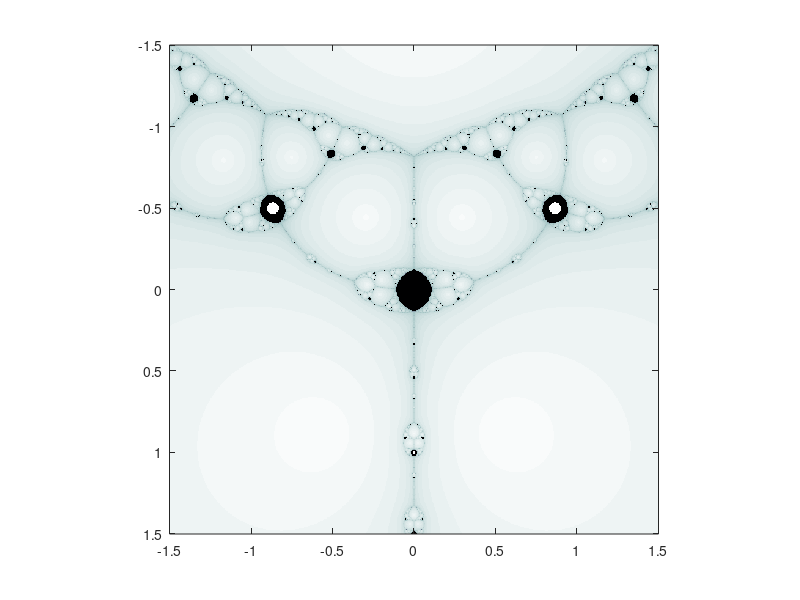

Write MATLAB code to recreate this figure.
%newton fractal
%This script may take time to complete depending on the number
%of iteratons and size of image
%the fractal (z^3 - 2*z + 2)
x = linspace(-1.5,1.5,800);
y = linspace(-1.5,1.5,800);
c = zeros(length(y),length(x));
iters = 64;
len_x = length(x);
len_y = length(y);

for n=1:len_x
    c(n,:) = y(n)+i*x(:);
end

h_msg   = msgbox(' Please Wait ',' ');
zvalues = zeros(len_x,len_y);
z   = 0+i*0;
rough = 0;
rough1 = 0;

m  =  1;
n  =  len_x*len_y;
tic
for m=1:len_x*len_y
    
    k = 0;
    z = c(m);
    rough1 = 0.06;
    rough  = 0;
    while ((k <= iters)&&(abs(rough1)>0.05))
        z = z-(z*z*z - 2*z + 2)/(3*z*z - 2);
        
        rough1 = z - rough;
        rough  = z;
        k  = k+1;
    end
    zvalues(m) = k;
    
end
close(h_msg);
%you can also try any one of these colormaps
%cmap = flipud(colormap(hsv));
%cmap = flipud(colormap(copper));
%cmap = flipud(colormap(hot));
%cmap = flipud(colormap(gray));
%cmap = flipud(colormap(jet));
%cmap = flipud(colormap(summer));
%cmap = flipud(colormap(winter));
%cmap = flipud(colormap(spring));
%cmap = flipud(colormap(bone));
%cmap = colormap(hsv);
%cmap = colormap(copper);
%cmap = colormap(hot);
%cmap = colormap(gray);
%cmap = colormap(jet);
%cmap = colormap(summer);
%cmap = colormap(winter);
%cmap = colormap(spring);
%cmap = colormap(bone);
cmap=flipud(colormap(bone(iters)));
colormap(cmap);
image(x,y,zvalues)
axis tight square
toc

%remove comments '%' from 66-71 to save the image
%clear x y c
%zval8 = uint8(zvalues);
%clear zvalues
%rgb   = ind2rgb8( zval8 , cmap );
%imwrite(rgb ,'newton4.png','png') ;

